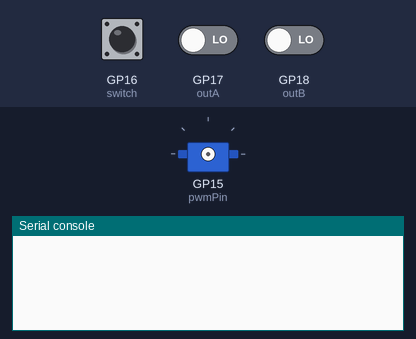
Recording of a program running on a simulated Raspberry Pi Pico running MicroPython. Shown: servo, the last lines printed to the serial console. The inputs (shaded band) are chosen by the test bench; at power-on: GP16 (switch) HIGH, GP17 (outA) LOW, GP18 (outB) LOW. Servo angles are drawn from the pulse width (0.5 ms = 0°, 2.5 ms = 180°).

Above: at 1.2 s.
1.3 s: GP16 (switch) pulled LOW for 0.15 s
At 2.6 s:
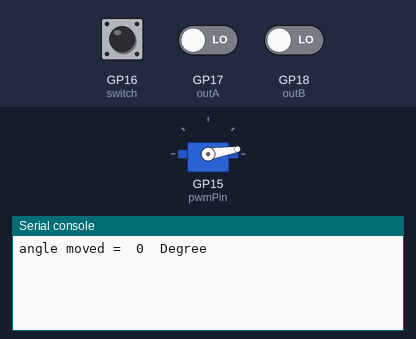
3.5 s: GP17 (outA) driven HIGH
At 4.7 s:
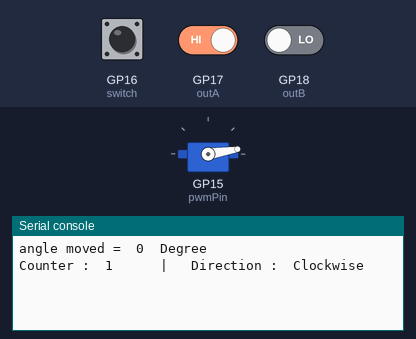
5.0 s: GP17 (outA) driven LOW
At 6.1 s:
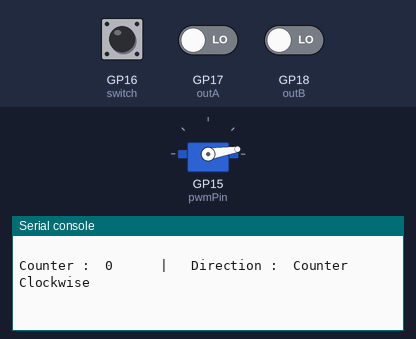

Measured:
- after the input at 1.3 s, the serial console: prints a new line after 0.70 s (image 1)
- after the input at 3.5 s, the serial console: prints a new line at once (image 2)
- after the input at 5.0 s, the serial console: prints a new line at once (image 3)

The program:

servo_with_encoder.py
```python
# interface incremental encoder with interrupts
# raspberry pi pico and micropython
# Firmware : MicroPython v1.14 on 2021-02-02; Raspberry Pi Pico with RP2040

# import libraries
from machine import Pin, PWM
import utime

# initial varibale declaratins
frequency = 50 # 50 hz frequency for servo , change it according to manufacturer's specification
pwm_duty_cycle = 0 # initialize duty cycle to 0 %

# define encoder pins
switch = Pin(16, mode=Pin.IN, pull = Pin.PULL_UP) # inbuilt switch on the rotary encoder, ACTIVE LOW
outA = Pin(17, mode=Pin.IN) # Pin CLK of encoder
outB = Pin(18, mode=Pin.IN) # Pin DT of encoder

# define servo pin and construct servo object
pwmPin = Pin(15) # declare the pin for PWM output
servo = PWM(pwmPin) # define a servo object
servo.freq(frequency) # set pwm frequency

# define global variables
counter = 0   # counter updates when encoder rotates
direction = "" # empty string for registering direction change
outA_last = 0 # registers the last state of outA pin / CLK pin
outA_current = 0 # registers the current state of outA pin / CLK pin
button_last_state = False # initial state of encoder's button
button_current_state = "" # empty string ---> current state of button
button_pressed = False

# Read the last state of CLK pin in the initialisaton phase of the program
outA_last = outA.value()


# interrupt handler function (IRQ) for CLK and DT pins
def encoder(pin):
    # get global variables
    global counter
    global direction
    global outA_last
    global outA_current

    # read the value of current state of outA pin / CLK pin
    outA_current = outA.value()

    # if current state is not same as the last stare , encoder has rotated
    if outA_current != outA_last:
        # read outB pin/ DT pin
        # if DT value is not equal to CLK value
        # rotation is clockwise [or Counterclockwise ---> sensor dependent]
        if outB.value() != outA_current:
            counter += 1
            direction = "Clockwise"
        else:
            counter -= 1
            direction = "Counter Clockwise"

        # print the data on screen
        print("Counter : ", counter, "     |   Direction : ",direction)
        print("\n")

    # update the last state of outA pin / CLK pin with the current state
    outA_last = outA_current
    utime.sleep_ms(1) # small time delay to make the interrupt routine little
                       # more stable and to avoid multiple countings, optional


# interrupt handler function (IRQ) for SW (switch) pin
def button(pin):
    # get global variable
    global button_last_state
    global button_current_state
    global button_pressed

    button_current_state = True

    if button_current_state != button_last_state:
        #print("Button is Pressed ","\n")
        button_pressed = True
        utime.sleep_ms(20) # 10 millisecond sleep for button debounce ,
                           # change it as per your requirements , totally optional
                           # it is very crucial for system stability

        # update the button state
        button_last_state = button_current_state


# Attach interrupt to Pins
""" If you need to write a program which triggers an interrupt whenever
    a pin changes, without caring whether it’s rising or falling,
    you can combine the two triggers using a pipe or
    a vertical bar symbol ( | ) . Logical AND """

# attach interrupt to the outA pin ( CLK pin of encoder module )
outA.irq(trigger = Pin.IRQ_RISING | Pin.IRQ_FALLING,
         handler = encoder)

# attach interrupt to the outB pin ( DT pin of encoder module )
outB.irq(trigger = Pin.IRQ_RISING | Pin.IRQ_FALLING ,
         handler = encoder)

# attach interrupt to the switch pin ( SW pin of encoder module )
switch.irq(trigger = Pin.IRQ_FALLING,
           handler = button)


# function for asking duty_cycle input for servo
def angle(counts):
    """ converts encoder's rotation (counter) value to corresponding duty cycle of
        the PWM signal """
    encoderClicks = counts

    if encoderClicks >= 0 and encoderClicks <= 180:
        angleDegree = encoderClicks

        # full range of PWM : 0 - 65025
        # convert angle to micropython range 1950 - 7803
                        #  Duty Cycle of  3 %  - 12 %
        duty_cycle = int(angleDegree*(7803-1950)/180) + 1950

        return duty_cycle, angleDegree # returns the duty cycle (in integer)

    elif encoderClicks < 0:
        """ 1950 = duty cycle for 0 degree position , depends on model """
        return 1950, 0

    else :
        """ 7803 = duty cycle for 180 degree position , depends on model """
        return 7803, 180

# main logic
while True:
    utime.sleep(1)# reduce it to 0.1 second to make servo response faster

    # get pwm duty cycle
    pwm_duty_cycle, angleDegree = angle(counter) # global variable counter

    if button_pressed == True:
        # set pwm duty cycle
        servo.duty_u16(pwm_duty_cycle)
        print("angle moved = ", angleDegree , " Degree")
        button_pressed = False

    """ to avoid multiple button press registration with interrupts """
    button_last_state = False # reset button last state to false again ,
                              # totally optional and application dependent,
                              # can also be done from other subroutines
                              # or from the main loop
```
